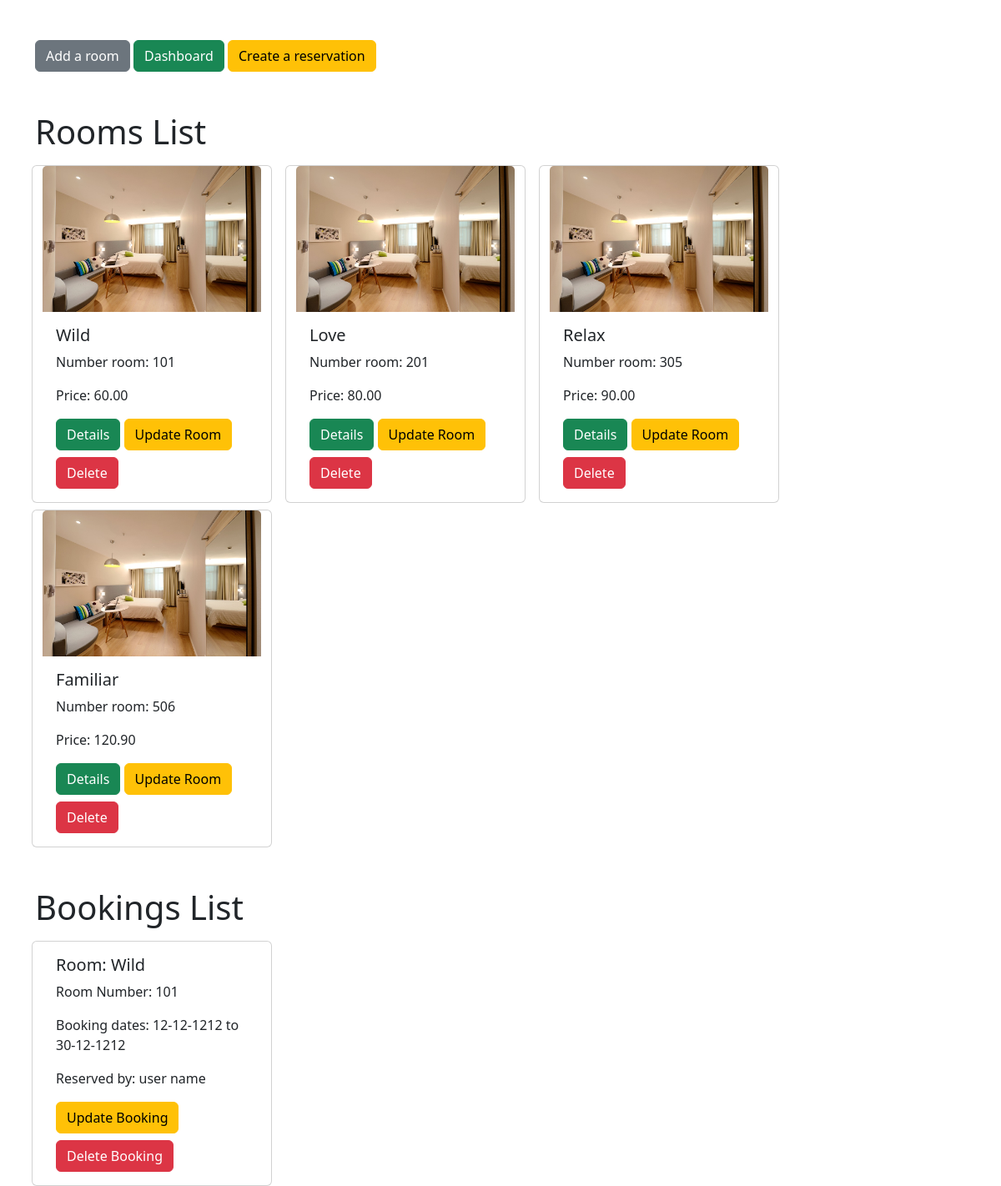
Screenshot of /CRUD/index.php (signed in) with the database file from the repository.
### tables this page shows
CREATE TABLE `rooms` (
  `room_id` int(11) NOT NULL,
  `room_number` varchar(3) NOT NULL,
  `room_name` varchar(20) NOT NULL,
  `picture` varchar(255) DEFAULT NULL,
  `Details` varchar(255) NOT NULL,
  `price` decimal(12,2) DEFAULT NULL,
  `type` varchar(40) DEFAULT NULL
);

CREATE TABLE `bookings` (
  `id_booking` int(11) NOT NULL,
  `fk_rooms_id` int(11) DEFAULT NULL,
  `fk_users_id` int(11) DEFAULT NULL,
  `start_date` date NOT NULL,
  `end_date` date NOT NULL
);

CREATE TABLE `users` (
  `id` int(11) NOT NULL,
  `first_name` varchar(100) NOT NULL,
  `last_name` varchar(100) NOT NULL,
  `email` varchar(100) NOT NULL,
  `date_of_birth` date NOT NULL,
  `password` varchar(255) NOT NULL,
  `images` varchar(255) DEFAULT NULL,
  `status` varchar(10) NOT NULL DEFAULT 'user'
);

### CRUD/index.php (the view, shortened to what this page needs)
<?php
require_once "../connection.php";
$sqlRooms = "SELECT * FROM rooms";
$resultRooms = mysqli_query($connect, $sqlRooms);
$roomCards = "";
if (mysqli_num_rows($resultRooms) > 0) {
    while ($row = mysqli_fetch_assoc($resultRooms)) {
        $roomCards .= "<div class='card mt-2 mx-2 ' style='width: 18rem;'>
            <img src='../pictures/{$row["picture"]}' class='card-img-top' alt='...'>
            <div class='card-body'>
                <h5 class='card-title'>{$row["room_name"]}</h5>
                <p class='card-text'>Number room: {$row["room_number"]}</p>
                <p class='card-text'>Price: {$row["price"]}</p>
                <a href='details.php?id={$row["room_id"]}' class='btn btn-success'>Details</a>
                <a href='update.php?id={$row["room_id"]}' class='btn btn-warning'>Update Room</a>
                <a href='delete.php?id={$row["room_id"]}' class='btn btn-danger mt-2'>Delete</a>
            </div>
        </div>";
    }
} else {
    $roomCards = "<p>No rooms found</p>";
}
$sqlBookings = "SELECT *
                FROM bookings
                JOIN rooms ON bookings.fk_rooms_id = rooms.room_id
                JOIN users ON bookings.fk_users_id = users.id";
$resultBookings = mysqli_query($connect, $sqlBookings);
$bookingCards = "";
if (mysqli_num_rows($resultBookings) > 0) {
    while ($row = mysqli_fetch_assoc($resultBookings)) {
        $start_date = date("d-m-Y", strtotime($row["start_date"]));
        $end_date = date("d-m-Y", strtotime($row["end_date"]));
        $bookingCards .= "<div class='card mt-2 mx-2 ' style='width: 18rem;'>
            <div class='card-body'>
                <h5 class='card-title'>Room: {$row["room_name"]}</h5>
                <p class='card-text'>Room Number: {$row["room_number"]}</p>
                <p class='card-text'>Booking dates: $start_date to $end_date</p>
                <p class='card-text'>Reserved by: {$row["first_name"]} {$row["last_name"]}</p>
                <a href='../update_booking.php?id={$row["id_booking"]}' class='btn btn-warning'>Update Booking</a>
                <a href='../delete_booking.php?id={$row["id_booking"]}' class='btn btn-danger mt-2'>Delete Booking</a>
            </div>
        </div>";
    }
} else {
    $bookingCards = "<p>No bookings found</p>";
}
?>
<!doctype html>
<html lang="en">
<head>
    <link href="https://cdn.jsdelivr.net/npm/bootstrap@5.3.0/dist/css/bootstrap.min.css" rel="stylesheet">
</head>
<body>
    <div class="container mt-5">
        <a class="btn btn-secondary" href="create.php">Add a room</a>
        <a class="btn btn-success" href="../dashboard.php">Dashboard</a>
        <a class="btn btn-warning" href="../create_booking_admin.php">Create a reservation</a>
        <h1 class="mt-5">Rooms List</h1>
        <div class="row row-cols-lg-3 row-cols-md-2 row-cols-sm-1 row-cols-xs-1">
            <?= $roomCards ?>
        </div>
        <h1 class="mt-5">Bookings List</h1>
        <div class="row row-cols-lg-3 row-cols-md-2 row-cols-sm-1 row-cols-xs-1">
            <?= $bookingCards ?>
        </div>
    </div>
</body>
</html>

### rows the page displays
rooms: picture (picture), room_name "Wild", room_number "101", price "60.00"
rooms: picture (placeholder picture), room_name "Love", room_number "201", price "80.00"
rooms: picture (placeholder picture), room_name "Relax", room_number "305", price "90.00"
rooms: picture (placeholder picture), room_name "Familiar", room_number "506", price "120.90"
bookings: fk_rooms.room_name "Wild", fk_rooms.room_number "101", start_date "12-12-1212", end_date "30-12-1212", fk_users.first_name "user", fk_users.last_name "name"
